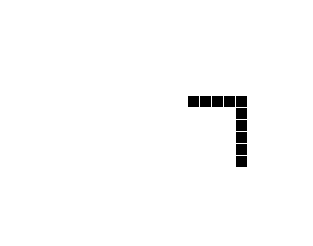

Generate this figure with Python:
"""
   自动贪吃蛇.py
"""
from time import sleep
from random import *
from turtle import Turtle,Screen

def _bounce_on_edge(self):
    """到边缘就反弹"""
    sw = self.screen.window_width()
    sh = self.screen.window_height()
    if self.xcor() > sw//2 or self.xcor()<-sw//2:
        self.right(180)
    if self.ycor()>sh//2 or self.ycor()<-sh//2:
        self.right(180)
# 给Turtle类增加碰到边缘就反弹的方法
Turtle.bounce_on_edge = _bounce_on_edge

screen = Screen()                     # 新建屏幕
screen.setup(480,360)                 # 设置屏幕窗口
screen.title('自动贪吃蛇by李兴球')    # 设置窗口标题

tom = Turtle(shape='square')          # 新建叫tom的海龟
tom.shapesize(0.5)                    # 设定形状缩放率
tom.speed(0)                          # 速度最快
tom.penup()                           # 抬笔

# 下面是盖十个图章
for _ in range(10):                
    tom.stamp()

while True:
    tom.clearstamps(1)                # 清除最早盖的章 
    tom.stamp()                       # 盖一个章
    tom.fd(12)                        # 前进12个单位
    tom.bounce_on_edge()              # 碰到边缘就反弹
    if randint(1,30)==1:              # 设定一定的机率转向
        tom.right(choice([1,-1])*90)
    sleep(0.01)                       # 等待0.01秒
